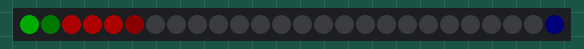
The sketch below on a simulated Arduino Uno, built with avr-gcc and run on an emulated ATmega328P. On the bench: 26 RGB LEDs in strip order, left to right. Dim RGB values are drawn brighter than linear; what the sketch prints to the serial monitor is not drawn.

Above: at 0.49 s.
At 5.04 s:
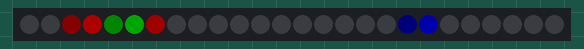
At 9.59 s:
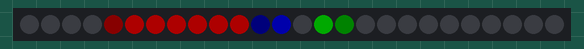
At 17.76 s:
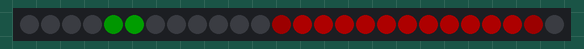
At 26.56 s:
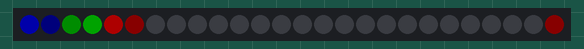
At 35.35 s:
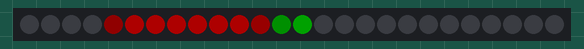

The sketch:

pixelLocationTest.ino
```cpp
#include "PixelLocation.h"
void setup() {
  Serial.begin(9600);
  Serial.println("Starting!");
  PixelLocation::pixelAnglePair controlPoints[3];
  controlPoints[0] = PixelLocation::pixelAnglePair(0,1 );
  controlPoints[1] = PixelLocation::pixelAnglePair(4,9000);
  controlPoints[2] = PixelLocation::pixelAnglePair(6,18000);
  PixelLocation pixelLocation = PixelLocation(controlPoints, 3);

  pixelLocation.printMap();


  //pixelLocation.dot(19000,255,255,255);
  pixelLocation.setBrightness(50);
  //pixelLocation.fullTest();
  //pixelLocation.dot(1,255,255,255);
  //pixelLocation.line(2250, 13500, 255, 255, 255);
  //pixelLocation.show();
  uint16_t angle = 0;

  while(true) {
    angle = (angle + 10)%36000;
    pixelLocation.clear();
    pixelLocation.line(angle, (angle+10000)%36000, 255, 0, 0);
    pixelLocation.dot(36000 - angle,0,0,255);
    pixelLocation.dot((2*angle)%36000, 0, 255, 0);
    pixelLocation.show();
    //Serial.println(angle);
    delay(5);
  }

  //Serial.println("Done!");
}

void loop() {

}
```

DisplaySignalMaker.cpp
```cpp
#include "Arduino.h"

#include "DisplaySignalMaker.h"
#include "PixelLocation.h"

DisplaySignalMaker::DisplaySignalMaker() {
  /*controlPoints[0] = PixelLocation::pixelAnglePair(0,1 );
  controlPoints[1] = PixelLocation::pixelAnglePair(4,9000);
  controlPoints[2] = PixelLocation::pixelAnglePair(6,18000);
  pixie = PixelLocation(controlPoints, 3);

  pixie->setBrightness(50);
  pixie->clear();
  pixie->show();*/

  //PixelLocation::pixelAnglePair controlPoints[3];
  controlPoints[0] = PixelLocation::pixelAnglePair(0,1000 );
  controlPoints[1] = PixelLocation::pixelAnglePair(2,3000);
  controlPoints[2] = PixelLocation::pixelAnglePair(6,6500);
  controlPoints[3] = PixelLocation::pixelAnglePair(7,11500);
  controlPoints[4] = PixelLocation::pixelAnglePair(11,16000);
  controlPoints[5] = PixelLocation::pixelAnglePair(13,17000);
  controlPoints[6] = PixelLocation::pixelAnglePair(14,20000);
  controlPoints[7] = PixelLocation::pixelAnglePair(19,26000);
  controlPoints[8] = PixelLocation::pixelAnglePair(20,28000);
  controlPoints[9] = PixelLocation::pixelAnglePair(25,34000);
  static PixelLocation pixelLocation = PixelLocation(controlPoints, 10);
  pixie = &pixelLocation;
  //pixie->fullTest();
  //pixie->show();
  pixie->setBrightness(50);

}

void DisplaySignalMaker::Heading( int heading1 ) {
  if (heading1 == heading) {
    pixie->show();
    return;
  }
  pixie->clear();
  pixie->show();
  heading = heading1;

  int angle = (heading * 100) + 27000;
  while (angle > 36000) { angle -= 36000; }
  pixie->dot(angle, 255, 0, 255);
  pixie->show();
  return;
}

void DisplaySignalMaker::Accelerameter( int x1, int y1 ) {
  if ( (x1 == x) && (y1 == y) ) {
    pixie->show();
    return;
  }
  x = x1;
  y = y1;
  pixie->clear();
  pixie->show();

  int center = 90 - y;
  int diff = 90 + x;
  while (diff < 180) { diff -= 180; }

  angle1 = center + diff;
  angle2 = center - diff;
  if (angle1 > 360) { angle1 -= 360; }
  if (angle2 < 0) { angle2 += 360; }

  pixie->dot(angle1*100, 0, 0, 255);
  pixie->dot(angle2*100, 0, 0, 255);
  pixie->show();

}

void DisplaySignalMaker::test() {
  //pixie->clear();
  //pixie->dot(9000, 255, 255, 255);
  pixie->fullTest();
  pixie->show();
}

void DisplaySignalMaker::Turn(bool isLeft, bool isRight, bool isFast, uint8_t r, uint8_t g, uint8_t b) {
  pixie->clear();
  pixie->show();
  int howSlow = 200;
  angle = 0;

  if ( isLeft == true ) { angle = 18000; }
  else if ( isRight == true ) { angle = 0; }
  else {
    Serial.println("uturn");
    angle = 0;
    while (angle <= 18000) {
      pixie->dot(angle, 255, 255, 0);
      pixie->show();
      delay(25);
      pixie->clear();
      pixie->show();
      angle += 500;
    }
    return;
  }

  if ( isFast == true ) { howSlow = 100; }

  pixie->dot(angle, r, g, b);
  pixie->show();
  delay(howSlow);
  pixie->clear();
  pixie->show();
  delay(howSlow);
  //Serial.println("leaving");
  return;
}

void DisplaySignalMaker::CollisionAvoidance() {
  angle1 = 0;
  angle2 = 35900;
  pixie->line(angle1, angle2, 255, 0, 0);
  pixie->show();
  return;
}
```

DisplaySignalMaker.h
```cpp
#include "PixelLocation.h"

class DisplaySignalMaker {
  public:
    DisplaySignalMaker(); //Sets up the PixelLocation class to be ready to alter the lights
    void Heading(int heading1); //Sets a red light to always point to the magnetic North Pole
    void Accelerameter(int x1, int y1);
    void Turn(bool isLeft, bool isRight, bool isFast, uint8_t r, uint8_t g, uint8_t b);
    void CollisionAvoidance();
    void test();
    void Clear() { pixie->clear(); pixie->show(); }
  private:
    //display signals should be stored here
    bool trigger;

    PixelLocation::pixelAnglePair controlPoints[10];
    PixelLocation* pixie;

    int x, y;
    int heading;
    int angle, angle1, angle2;
};
```

PixelLocation.cpp
```cpp
/*
PixelLocation.cpp
Alex Elias
*/
#include "Arduino.h"
#include "PixelLocation.h"

PixelLocation::PixelLocation(pixelAnglePair* controlPoints, uint8_t n) {
  strip.begin();

	// Generate the pixel map
	// First, iterate through each touching pair...
	for (uint16_t i = 1; i < n; ++i) {
		generateMap(controlPoints[i-1], controlPoints[i]);
	}
	// ...And don't forget the last pair with the first pair.
	generateMap(controlPoints[n-1], controlPoints[0]);

	// Now sort the map by increasing angle
	// Simple (stupid) bubble sort
	pixelAnglePair tempPair;

	for (uint16_t i = 0; i < NUMBER_PIXELS; ++i) {
	    for(uint16_t j = 1; j < NUMBER_PIXELS - i; j++) {
  			if(pixelMap[j-1].angle > pixelMap[j].angle) {
  				// Swap them
  				tempPair = pixelMap[j];
  				pixelMap[j] = pixelMap[j-1];
  				pixelMap[j-1] = tempPair;
  			}
	    }
    }
}

void PixelLocation::printMap() {
	Serial.println("Pixel Map:");
	Serial.println("ANGLE | PIXEL");
	Serial.println("------+------");
	for (uint16_t i = 0; i < NUMBER_PIXELS; ++i) {
		Serial.print(pixelMap[i].angle);
		Serial.print(" | ");
		Serial.print(pixelMap[i].pixel);
		Serial.println();
	}
	Serial.println("-------------");

}
void PixelLocation::fullTest() {
  for (int n = 0; n < NUMBER_PIXELS; ++n) {
    strip.setPixelColor(n, 255, 255, 255);
  }
  Serial.println("Runnging full test!");
}
void PixelLocation::dot(uint16_t angle, uint8_t r, uint8_t g, uint8_t b) {
  //Serial.println(angle);
	uint16_t closest1, closest2;
	closestPixels(angle, closest1, closest2);

	// Find angle difference between closest pixels
	uint16_t angleDelta = angleDiff(pixelMap[closest1].angle, pixelMap[closest2].angle);
  //Serial.println(angleDelta);

	// The further the dot angle from the pixel angle, the dimmer
	uint16_t distance1 = angleDiff(pixelMap[closest1].angle, angle);
	uint16_t distance2 = angleDelta - distance1;

	setPixelColorProportion(pixelMap[closest1].pixel, r, g, b, distance2, angleDelta);
	setPixelColorProportion(pixelMap[closest2].pixel, r, g, b, distance1, angleDelta);
  /*
  Serial.print("angleDelta: ");
  Serial.println(angleDelta);
  Serial.print(" distance2: ");
  Serial.println(distance2);
  Serial.print(" distance1: ");
  Serial.println(distance1);
  */
}


void PixelLocation::line(uint16_t angle1, uint16_t angle2, uint8_t r, uint8_t g, uint8_t b) {
	uint16_t Bclosest1, Bclosest2; // Closest 2 pixels to beginning of line
	uint16_t Eclosest1, Eclosest2; // Closest 2 to end of line
	closestPixels(angle1, Bclosest1, Bclosest2);
	closestPixels(angle2, Eclosest1, Eclosest2);

	uint16_t BangleDelta = angleDiff(pixelMap[Bclosest1].angle, pixelMap[Bclosest2].angle);
	uint16_t EangleDelta = angleDiff(pixelMap[Eclosest1].angle, pixelMap[Eclosest2].angle);

	uint16_t Bdistance = angleDiff(angle1, pixelMap[Bclosest2].angle);
	uint16_t Edistance = angleDiff(pixelMap[Eclosest1].angle, angle2);

	setPixelColorProportion(pixelMap[Bclosest1].pixel, r, g, b, Bdistance, BangleDelta);
	setPixelColorProportion(pixelMap[Eclosest2].pixel, r, g, b, Edistance, EangleDelta);
  /*
  Serial.print("Edistance: ");
  Serial.println(Edistance);
  Serial.print("EangleDelta: ");
  Serial.println(EangleDelta);
  */
	// Next, set color of pixels in between
	// Step through all LEDs, setting them to (r,g,b) if
	// within (or equal to) angle1 and angle2

	if (angle2 > angle1) {
		for (uint16_t i = 0; i < NUMBER_PIXELS; ++i) {
			if (
			  ((pixelMap[i].angle > angle1) && (pixelMap[i].angle < angle2))
        || pixelMap[i].angle == angle1 || pixelMap[i].angle == angle2
			) {
				strip.setPixelColor(pixelMap[i].pixel, r, g, b);
			}
		}
	}
	else {
		// If the line crosses 0, rather than check for greater than angle1 AND less than angle2
		// check for greater than angle1 OR less than angle2 (or equal to)
		for (uint16_t i = 0; i < NUMBER_PIXELS; ++i) {
			if (
			  (pixelMap[i].angle > angle1) || (pixelMap[i].angle < angle2)
        || pixelMap[i].angle == angle1 || pixelMap[i].angle == angle2
			) {
				strip.setPixelColor(pixelMap[i].pixel, r, g, b);
			}
		}
	}

}


void PixelLocation::generateMap(pixelAnglePair pixel1, pixelAnglePair pixel2) {
  /*
  Serial.print("Generating map: pixel 1 (");
  Serial.print(pixel1.pixel);
  Serial.print(", ");
  Serial.print(pixel1.angle);
  Serial.print(") pixel 2 (");
  Serial.print(pixel2.pixel);
  Serial.print(", ");
  Serial.print(pixel2.angle);
  Serial.println(")");
  Serial.flush();
  */
	// For now, the pixel map is ordered by pixel rather than angle

	uint16_t angleDelta = angleDiff(pixel1.angle, pixel2.angle);
	uint16_t nDelta;
  if (pixel2.pixel > pixel1.pixel) {
    nDelta =  pixel2.pixel - pixel1.pixel;
  }
  else {
    nDelta =  (pixel2.pixel + NUMBER_PIXELS) - pixel1.pixel;
  }
	// Put in pixel1 directly in the pixel map
	// Don't worry about putting in pixel2 since all pixels2s will eventually be pixel1s
	// Linearly interpolate every pixel in between
	uint32_t product;
	uint16_t angle;
	if (pixel2.pixel > pixel1.pixel) {
		for(uint16_t n = pixel1.pixel; n < pixel2.pixel; ++n) {
			product = uint32_t(n-pixel1.pixel) * angleDelta;
			angle = (pixel1.angle + (product / nDelta)) % 36000;
			pixelMap[n] = pixelAnglePair(n, angle); // For now, the index and LED number is the same
		}
	}
	else {
    /*
    Serial.println("pixel1.pixel < pixel2.pixel");
    Serial.print("nDelta: ");
    Serial.println(nDelta);
    */
		for (uint16_t n = pixel1.pixel; n%NUMBER_PIXELS != pixel2.pixel; ++n) {
			product = uint32_t(n-pixel1.pixel) * angleDelta;
			angle = (pixel1.angle + (product / nDelta)) % 36000;
			pixelMap[n%NUMBER_PIXELS] = pixelAnglePair(n%NUMBER_PIXELS, angle);
		}
	}

/*
 Serial.println("Done generating map. Current progress:");
 printMap();
 */
}

void PixelLocation::closestPixels(uint16_t angle, uint16_t& closest1, uint16_t& closest2) {
	// Consider the special case that a is between the first and last items in list
	if (pixelMap[0].angle > angle || angle > pixelMap[NUMBER_PIXELS-1].angle) {
		closest2 = 0;
		closest1 = NUMBER_PIXELS - 1;
	}
	else for (uint16_t i = 1; i < NUMBER_PIXELS; ++i) {
		if (pixelMap[i].angle > angle) { // a is between i and i-1
			closest2 = i;
			closest1 = i - 1;
			break;
		}
	}
  /*
  Serial.print("Closest pixels to angle ");
  Serial.print(angle);
  Serial.print(": ");
  Serial.print(pixelMap[closest1].pixel);
  Serial.print(" and ");
  Serial.println(pixelMap[closest2].pixel);
  */
}


uint16_t PixelLocation::angleDiff(uint16_t angle1, uint16_t angle2) {
	if (angle2 < angle1) {
		return (angle2 + 36000) - angle1;
	}
	else {
    return angle2 - angle1;
	}
}

uint8_t PixelLocation::colorProportion(uint8_t color, uint16_t N, uint16_t D) {
	uint32_t product = uint32_t(color) * N;
	return product / D;
}

void PixelLocation::setPixelColorProportion(uint16_t n, uint8_t r, uint8_t g, uint8_t b,
uint16_t N, uint16_t D) {
	strip.setPixelColor(
		n,
		colorProportion(r, N, D),
		colorProportion(g, N, D),
		colorProportion(b, N, D)
	);
  /*
  Serial.print("Pixel ");
  Serial.print(n);
  Serial.print(": ");
  Serial.println(strip.getPixelColor(n), HEX);
  */
}
```

PixelLocation.h
```cpp
/*
PixelLocation.h
Alex Elias

Global variables needed:
NUMBER_PIXELS
LED_PIN
*/
#ifndef _PixelLocation_h_
#define _PixelLocation_h_

#define NUMBER_PIXELS 26
#define LED_PIN 6

#include "Adafruit_NeoPixel.h"

class PixelLocation {
public:
	class pixelAnglePair{
	public:
		pixelAnglePair() : pixel(0), angle(0) {}
		pixelAnglePair(uint16_t p, uint16_t a) : pixel(p), angle(a) {}
		uint16_t pixel;
		uint16_t angle;
	};

  //PixelLocation(){} // Dummy constructor, always call the one below
	PixelLocation(pixelAnglePair* controlPoints, uint8_t n); // n is number of points
	void printMap(); // For testing, print the pixel number lookup table over serial
	void setBrightness(uint8_t b) {strip.setBrightness(b);} // Defaults to full
	void clear() {strip.clear(); } // Resets all LEDs
	void show() {strip.show(); } // Updates LEDs for next cycle
  void fullTest(); // Put all LEDs at full white for testing (must call show())

	/*
	Angle is in 100ths of degrees i.e. 18000 is 180.00

	Finds the two pixels the dot is between and sets the intensity of each led proportionally
	to how close the dot is.

	For now, any previous data of the two pixels is overwritten rather than blended.
	*/
	void dot(uint16_t angle, uint8_t r, uint8_t g, uint8_t b);

	/*
	The line starts at angle1 and goes CCW to angle2

	The two pixels directly outside the line are found and their intensity is set as if there were
	a dot at angle1 and angle2. All pixels between these angles are set to full intensity.

	Again, for now, any previous data of the pixels being written to is overwriten, not blended.
	*/
	void line(uint16_t angle1, uint16_t angle2, uint8_t r, uint8_t g, uint8_t b); //
private:
	/*
	Given two pixels and their angles, linearly interpolates the angles of the pixels in between
	Pixel2 is CCW of Pixel1
	*/
	void generateMap(pixelAnglePair pixel1, pixelAnglePair pixel2);

	/*
	Finds the 2 closest pixels to a given angle, returns by reference
	closest1 and closest2 are indecies of pixelMap
	closest2 is CCW of closest1
	*/
	void closestPixels(uint16_t angle, uint16_t& closest1, uint16_t& closest2);

	// Finds the angle from angle 1 counterclockwise to angle2
	uint16_t angleDiff(uint16_t angle1, uint16_t angle2);

	// Finds color * Numerator / Denominator without overflowing
	uint8_t colorProportion(uint8_t color, uint16_t N, uint16_t D);

	// Sets pixel n to (r,g,b) * N / D
	void setPixelColorProportion(uint16_t n, uint8_t r, uint8_t g, uint8_t b,
		uint16_t N, uint16_t D);

	// Variables
	pixelAnglePair pixelMap[NUMBER_PIXELS];
	Adafruit_NeoPixel strip = Adafruit_NeoPixel(NUMBER_PIXELS, LED_PIN, NEO_GRB + NEO_KHZ800);
};

#endif
```
